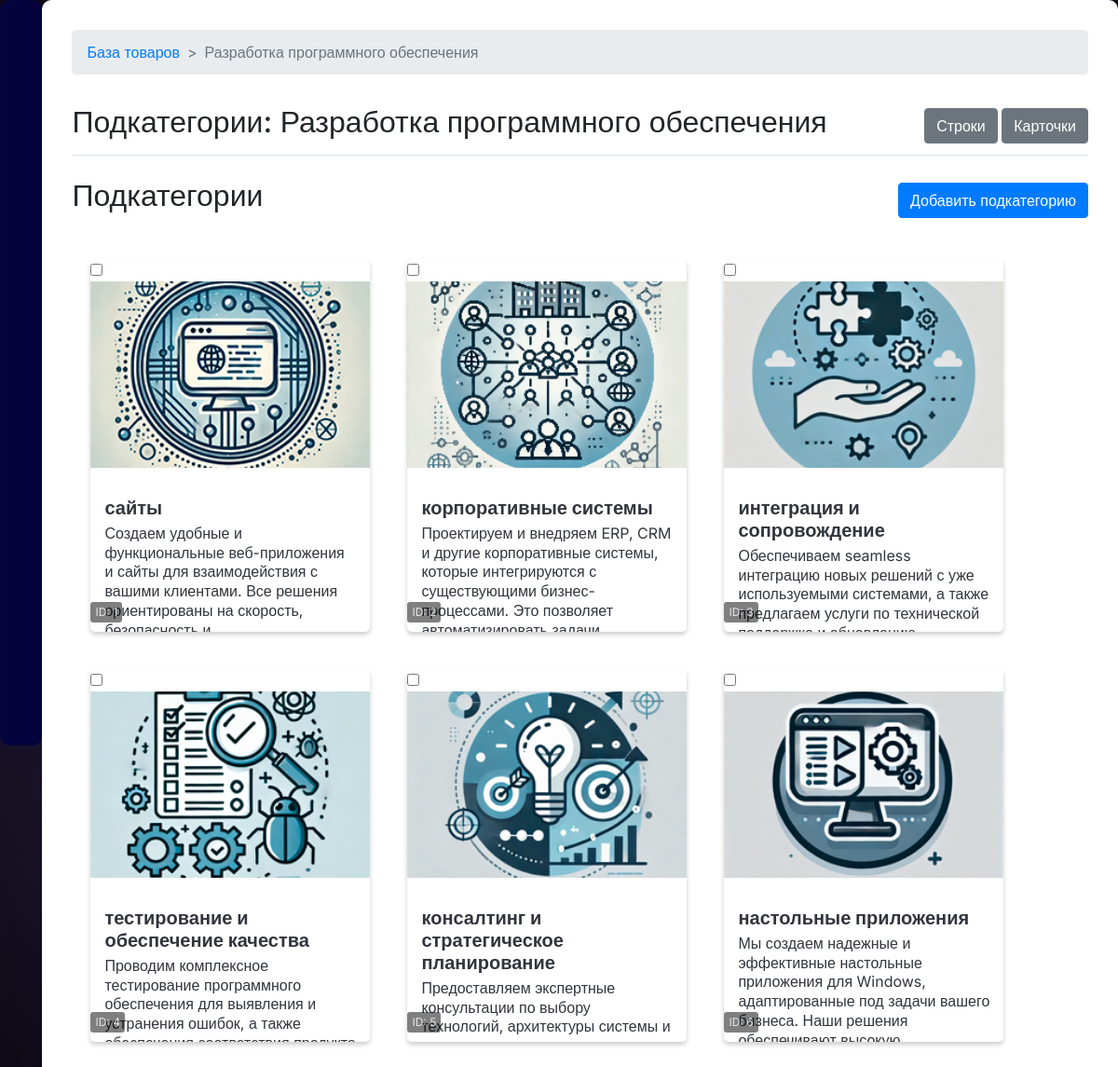
/admin/category/1 (signed in), run on the app's committed database.
### models.py (models this page shows)
class Category(db.Model):
    id = db.Column(db.Integer, primary_key=True)
    name = db.Column(db.String(255), nullable=False)
    image = db.Column(db.String(255), nullable=True)
    description = db.Column(db.Text, nullable=True)  # Добавлено поле description
    subcategories = db.relationship('SubCategory', back_populates='category', lazy=True)

class SubCategory(db.Model):
    id = db.Column(db.Integer, primary_key=True)
    name = db.Column(db.String(255), nullable=False)
    image = db.Column(db.String(255), nullable=True)
    description = db.Column(db.Text, nullable=True)  # Добавлено поле description
    category_id = db.Column(db.Integer, db.ForeignKey('category.id'), nullable=False)
    category = db.relationship('Category', back_populates='subcategories')
    products = db.relationship('Product', back_populates='subcategory', lazy=True)

### admin/routes.py (the view)
@admin_bp.route('/category/<int:id>')
@login_required
@admin_required
def view_category(id):
    category = Category.query.get_or_404(id)
    subcategories = category.subcategories
    return render_template('admin/view_category.html', category=category, subcategories=subcategories)

### app.py (called while the page is built)
@login_manager.user_loader
def load_user(user_id):
    return User.query.get(int(user_id))

### models.py (called while the page is built)
    @property
    def is_admin(self):
        return self.role == 'admin'

### templates/admin/view_category.html (shortened to what this page needs)
<!DOCTYPE html>
<html lang="en">
<head>
    <link href="https://stackpath.bootstrapcdn.com/bootstrap/4.5.2/css/bootstrap.min.css" rel="stylesheet">
    <link rel="stylesheet" href="https://cdnjs.cloudflare.com/ajax/libs/meyer-reset/2.0/reset.min.css">
</head>
<body>
    <div class="sidebar">
        <div class="sidebar-sticky pt-3">
            <ul class="nav flex-column">
                <li class="nav-item">
                    <a class="nav-link active" data-toggle="tab" href="#categories" role="tab">
                    </a>
                </li>
                <li class="nav-item">
                    <a class="nav-link" data-toggle="tab" href="#users" role="tab">
                    </a>
                </li>
                <li class="nav-item">
                    <a class="nav-link" data-toggle="tab" href="#messages" role="tab">
                    </a>
                </li>
                <li class="nav-item">
                    <a class="nav-link" data-toggle="tab" href="#settings" role="tab">
                    </a>
                </li>
                <li class="nav-item">
                    <a class="nav-link" data-toggle="tab" href="#pages" role="tab">
                    </a>
                </li>
            </ul>
        </div>
        <div class="footer">
            <ul class="nav flex-column">
                <li class="nav-item">
                    <a class="nav-link" href="{{ url_for('logout') }}">
                    </a>
                </li>
                <li class="nav-item">
                    <a class="nav-link" href="{{ url_for('index') }}">
                    </a>
                </li>
            </ul>
        </div>
    </div>
    <div class="main-content tab-content">
        <nav aria-label="breadcrumb">
            <ol class="breadcrumb">
                <li class="breadcrumb-item"><a href="{{ url_for('admin_bp.admin_dashboard') }}">База товаров</a></li>
                <li class="breadcrumb-item active" aria-current="page">{{ category.name }}</li>
            </ol>
        </nav>
        <div class="d-flex justify-content-between flex-wrap flex-md-nowrap align-items-center pt-3 pb-2 mb-3 border-bottom">
            <h1 class="h2">Подкатегории: {{ category.name }}</h1>
            <div>
                <button class="btn btn-secondary" id="listViewBtn">Строки</button>
                <button class="btn btn-secondary" id="cardViewBtn">Карточки</button>
            </div>
        </div>
        <div class="d-flex justify-content-between align-items-center mt-4 mb-2">
            <h2>Подкатегории</h2>
            <div>
                <button class="btn btn-primary" id="addSubCategoryBtn">Добавить подкатегорию</button>
            </div>
        </div>
        <main role="main">
            {% for subcategory in subcategories %}
            <div class="product">
                <input type="checkbox" class="select-subcategory" data-id="{{ subcategory.id }}">
                <figure>
                    {% if subcategory.image %}
                    <img class="product-image" src="{{ url_for('admin_bp.uploaded_file', folder='sub_category', filename=subcategory.image) }}" alt="{{ subcategory.name }}">
                    {% else %}
                    <img class="product-image" src="{{ url_for('static', filename='img/default-placeholder.png') }}" alt="No Image">
                    {% endif %}
                    <div class="card-id-watermark">ID: {{ subcategory.id }}</div>
                </figure>
                <div class="product-description">
                    <div class="info">
                        <h1>{{ subcategory.name }}</h1>
                        <p>{{ subcategory.description }}</p>
                    </div>
                </div>
            </div>
            {% endfor %}
        </main>
    </div>
</body>
</html>

### templates/admin/view_category.html (style rules this page uses)
*, *:after, *:before { box-sizing: border-box; }
body { font-family: "Inter", sans-serif; line-height: 1.5; display: flex; background-color: #403060; background-image: radial-gradient(circle, rgba(0, 0, 0, 0) 0%, rgba(0, 0, 0, 0.8) 100%); background-position: center center; background-repeat: no-repeat; background-attachment: fixed; background-size: cover; }
.sidebar { width: 50px; height: 100vh; background-color: #05043e; display: flex; flex-direction: column; justify-content: space-between; border-radius: 10px; box-shadow: 0 10px 50px 0 rgba(5, 4, 62, 0.25); }
.sidebar .nav-item + .nav-item { margin-top: 0.75rem; }
.sidebar .nav-item a { color: #FFF; text-decoration: none; display: flex; align-items: center; justify-content: center; padding: 0.75rem; border-radius: 8px; position: relative; }
.main-content { flex-grow: 1; padding: 2rem; background-color: #fff; border-radius: 10px; box-shadow: 0 10px 50px 0 rgba(5, 4, 62, 0.1); }
.footer { margin-top: auto; }
main[role="main"] { max-width: 1200px; margin: 20px auto; position: relative; }
.product { background: #fff; width: 300px; height: 400px; margin: 20px; float: left; box-shadow: 0 3px 5px rgba(0, 0, 0, 0.2); transition: transform 0.3s, box-shadow 0.3s; position: relative; overflow: hidden; border-radius: 5px; }
.product img { width: 100%; height: 200px; object-fit: cover; }
.product-description { padding: 15px; color: #31353d; height: 250px; overflow: hidden; }
.product-description h1 { font-size: 20px; margin: 0 0 5px; font-weight: bold; }
.product-description p { margin: 0 0 15px; line-height: 1.3em; }
.card-id-watermark { position: absolute; bottom: 10px; font-size: 12px; color: rgba(255, 255, 255, 0.8); background: rgba(0, 0, 0, 0.5); padding: 2px 5px; border-radius: 3px; }
.breadcrumb { background: none; padding: 0; margin-bottom: 20px; }
.breadcrumb-item + .breadcrumb-item::before { content: ">"; }
.breadcrumb { display: -ms-flexbox; display: flex; -ms-flex-wrap: wrap; flex-wrap: wrap; padding: .75rem 1rem; margin-bottom: 1rem; list-style: none; background-color: #e9ecef; border-radius: .25rem; }

### data on the page
Category: name "Разработка программного обеспечения"
SubCategory: image (picture), id "1", name "сайты", description "Создаем удобные и функциональные веб-приложения и сайты для взаимодействия с вашими клиентами. Все решения ориентированы на скорость,…"
SubCategory: image (picture), id "2", name "корпоративные системы", description "Проектируем и внедряем ERP, CRM и другие корпоративные системы, которые интегрируются с существующими бизнес-процессами. Это позволяет…"
SubCategory: image (picture), id "3", name "интеграция и сопровождение", description "Обеспечиваем seamless интеграцию новых решений с уже используемыми системами, а также предлагаем услуги по технической…"
SubCategory: image (picture), id "4", name "тестирование и обеспечение качества", description "Проводим комплексное тестирование программного обеспечения для выявления и устранения ошибок, а также…"
SubCategory: image (picture), id "5", name "консалтинг и стратегическое планирование", description "Предоставляем экспертные консультации по выбору технологий, архитектуры системы и…"
SubCategory: image (picture), id "6", name "настольные приложения", description "Мы создаем надежные и эффективные настольные приложения для Windows, адаптированные под задачи вашего бизнеса. Наши решения…"
